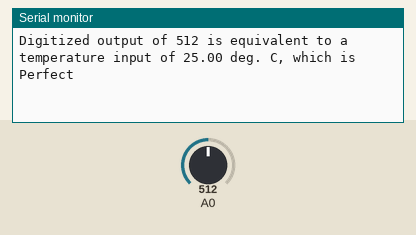
This program was run on a simulated ESP8266 (Wemos D1 mini). Shown: the last lines printed to the serial monitor. The inputs (shaded band) are chosen by the test bench; at power-on: A0 = 512.

Above: at 2.8 s.
2.9 s: A0 set to 716
At 4.6 s:
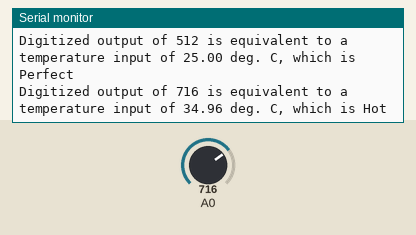
7.5 s: A0 set to 900
At 9.0 s:
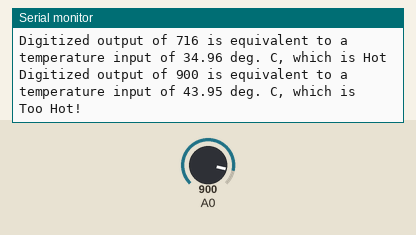
11.5 s: A0 set to 306
At 13.5 s:
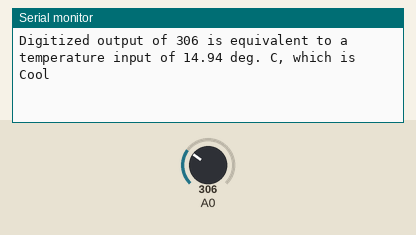
15.5 s: A0 set to 122
At 16.7 s:
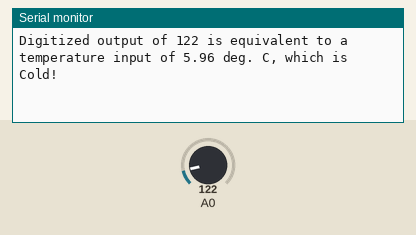

Measured:
- after the input at 2.9 s, the serial monitor: prints a new line after 1.1 s (image 1)
- after the input at 7.5 s, the serial monitor: prints a new line after 0.51 s (image 2)
- after the input at 11.5 s, the serial monitor: prints a new line after 0.52 s (image 3)
- after the input at 15.5 s, the serial monitor: prints a new line after 0.52 s (image 4)

The program:

main.cpp
```cpp
// I, Julia Norrish, 000839030 certify that this material is my original work.  No other person's work has been used without due acknowledgement.

#include <Arduino.h>

void setup() {
  // configure the USB serial monitor
  Serial.begin(115200);
}

void loop() {
  int iVal;

  // read digitized value from the D1 Mini's A/D convertor
  iVal = analogRead(A0);
  float temperature = int(iVal)/20.48;
  String tempJudgement = "";

if (temperature < 10){
  tempJudgement = "Cold!";
}
else if (temperature > 9 && temperature < 16)
{
  tempJudgement = "Cool";
}
else if (temperature > 14 && temperature < 26)
{
  tempJudgement = "Perfect";
}
else if (temperature > 24 && temperature < 31)
{
  tempJudgement = "Warm";
}
else if (temperature > 29 && temperature < 36)
{
  tempJudgement = "Hot";
}
else if (temperature > 35)
{
  tempJudgement = "Too Hot!";
}


  // print value to the USB port
  Serial.println("Digitized output of " + String(iVal) + " is equivalent to a temperature input of " + String(temperature) + " deg. C, which is " + tempJudgement);

  // wait 2 seconds
  delay(2000);
} 
```
